Frame 1 (no input): blank canvas, image omitted
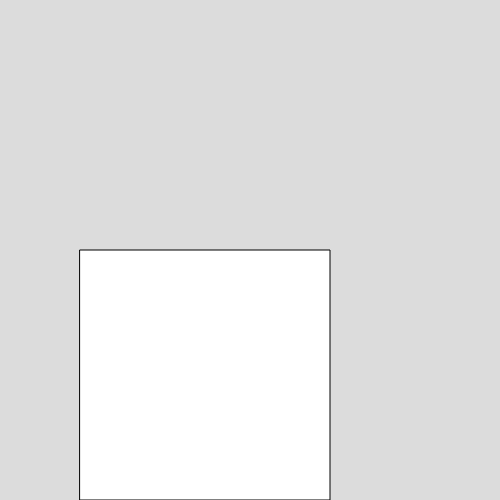
Frame 60 (no input)
Frame 120 (the mouse pressed at the canvas centre since frame 60): identical to frame 60, image omitted

The p5.js sketch that drew this single still picture (run headless with seeded random() and noise() and a simulated clock; from frame 60 on, the mouse is pressed at the canvas centre):

// p5.js sketch
// ── sketch.js
let p;
function setup() {
  createCanvas(500, 500);
  p=0;
}

function draw() {
  background(220);
//   if (mouseIsPressed) { 
//     fill(0);
//   } else {
//     fill(160,80);
//   }{
//   ellipse(mouseX, mouseY, 80, 80);
// }

  
  let w=75;
  let h= 100;
  rect(80,p,p,p);
  
  if (p != 500-p)
  {
    p = p + 10;
  }
}
